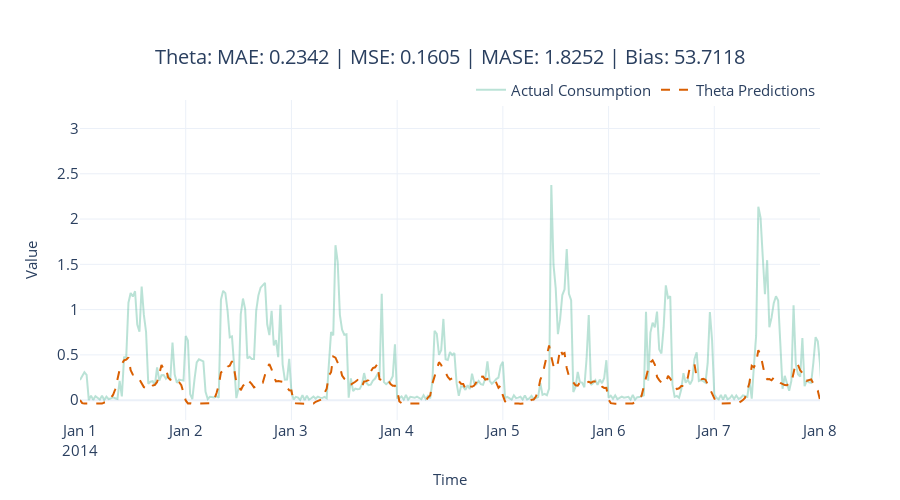

Here is the notebook cell this chart was saved with:
### Code cell
fig = plot_forecast(pred_df, forecast_columns=["theta_predictions"], forecast_display_names=['Theta Predictions'])
fig = format_plot(fig, title=f"Theta: MAE: {metrics['MAE']:.4f} | MSE: {metrics['MSE']:.4f} | MASE: {metrics['MASE']:.4f} | Bias: {metrics['Forecast Bias']:.4f}")
fig.update_xaxes(type="date", range=["2014-01-01", "2014-01-08"])
fig.write_image("imgs/chapter_4/theta.png")
fig.show()

### Figure 1 — Plotly figure (JSON) as saved in the notebook; plotly's stock layout.template omitted (floating-point values rounded to 4 significant figures; data arrays with more than 128 entries replaced by an {"elided": "..."} marker saying what was removed)
{"data": [{"line": {"color": "rgba(27,158,119, 0.3)"}, "mode": "lines", "name": "Actual Consumption", "type": "scatter", "x": {"elided": "1488 str values"}, "y": {"elided": "1488 float values"}}, {"line": {"color": "rgba(217,95,2, 1)", "dash": "dash"}, "mode": "lines", "name": "Theta Predictions", "type": "scatter", "x": {"elided": "1488 str values"}, "y": {"elided": "1488 float values"}}], "layout": {"autosize": false, "height": 500, "legend": {"font": {"size": 15}, "orientation": "h", "title": {}, "x": 1, "xanchor": "right", "y": 0.98, "yanchor": "bottom"}, "title": {"font": {"size": 20}, "text": "Theta: MAE: 0.2342 | MSE: 0.1605 | MASE: 1.8252 | Bias: 53.7118", "x": 0.5, "xanchor": "center", "yanchor": "top"}, "width": 900, "xaxis": {"range": ["2014-01-01", "2014-01-08"], "tickfont": {"size": 15}, "title": {"font": {"size": 15}, "text": "Time"}, "type": "date"}, "yaxis": {"tickfont": {"size": 15}, "title": {"font": {"size": 15}, "text": "Value"}}}}
